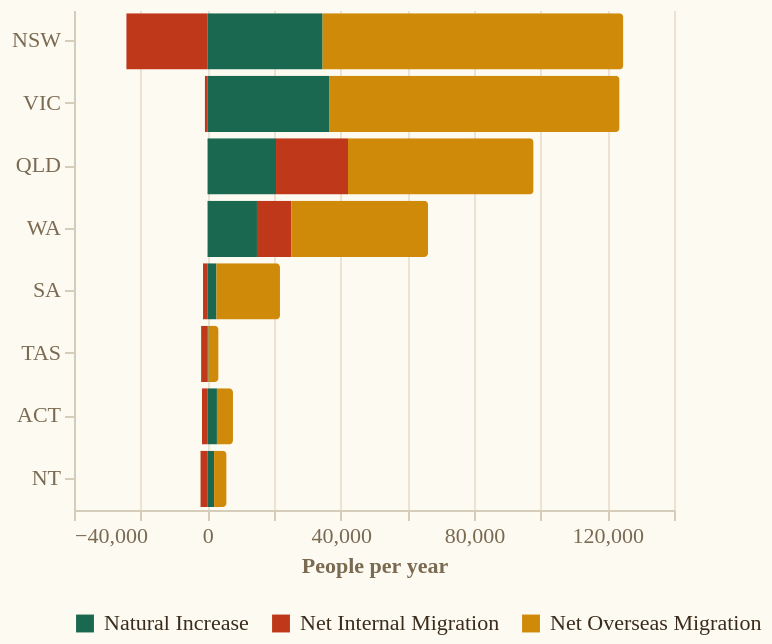

Specify this chart in Vega-Lite:
### Vega-Lite specification from a JSON file in a GitHub repository (floating-point values rounded to 4 significant figures)
{"$schema": "https://vega.github.io/schema/vega-lite/v5.json", "config": {"background": "#FDFAF2", "font": "DM Sans", "axis": {"labelFont": "DM Sans", "labelFontSize": 11, "labelColor": "#7A6A52", "titleFont": "DM Sans", "titleFontSize": 11, "titleColor": "#7A6A52", "gridColor": "#EAE0CE", "gridOpacity": 0.9, "domainColor": "#D6CCBA", "tickColor": "#D6CCBA"}, "legend": {"labelFont": "DM Sans", "labelFontSize": 11, "labelColor": "#3A2C1C", "titleFont": "DM Sans", "titleFontSize": 11, "titleColor": "#7A6A52"}, "view": {"stroke": "transparent"}}, "width": "container", "height": 250, "data": {"name": "SP"}, "transform": [{"fold": ["natural_increase", "net_internal_migration", "net_overseas_migration"], "as": ["component", "value"]}, {"calculate": "datum.component==='natural_increase'?'Natural Increase':datum.component==='net_internal_migration'?'Net Internal Migration':'Net Overseas Migration'", "as": "label"}], "mark": {"type": "bar", "cornerRadiusEnd": 2}, "encoding": {"y": {"field": "state", "type": "nominal", "sort": {"field": "pop_2025", "order": "descending"}, "axis": {"title": null}}, "x": {"field": "value", "type": "quantitative", "axis": {"title": "People per year", "format": ",.0f"}, "stack": "zero"}, "color": {"field": "label", "type": "nominal", "scale": {"domain": ["Natural Increase", "Net Internal Migration", "Net Overseas Migration"], "range": ["#1A6850", "#C0381A", "#D08A0A"]}, "legend": {"title": null, "orient": "bottom", "columns": 3, "symbolSize": 80}}, "tooltip": [{"field": "state", "title": "State"}, {"field": "label", "title": "Component"}, {"field": "value", "title": "People", "format": ",.0f"}]}, "datasets": {"SP": [{"state": "ACT", "pop_2025": 484500.0, "pop_2024": 478400.0, "natural_increase": 2879.0, "net_internal_migration": -1606.0, "net_overseas_migration": 4815.0, "pop_change_pct": 1.3, "job_seekers": 273316, "js_per_1000": 564.1}, {"state": "NSW", "pop_2025": 8593000.0, "pop_2024": 8492000.0, "natural_increase": 34580.0, "net_internal_migration": -24330.0, "net_overseas_migration": 90230.0, "pop_change_pct": 1.2, "job_seekers": 4486358, "js_per_1000": 522.1}, {"state": "NT", "pop_2025": 264600.0, "pop_2024": 260900.0, "natural_increase": 2024.0, "net_internal_migration": -2105.0, "net_overseas_migration": 3753.0, "pop_change_pct": 1.4, "job_seekers": 145577, "js_per_1000": 550.3}, {"state": "QLD", "pop_2025": 5670000.0, "pop_2024": 5572000.0, "natural_increase": 20610.0, "net_internal_migration": 21600.0, "net_overseas_migration": 55670.0, "pop_change_pct": 1.8, "job_seekers": 3004029, "js_per_1000": 529.8}, {"state": "SA", "pop_2025": 1903000.0, "pop_2024": 1882000.0, "natural_increase": 2727.0, "net_internal_migration": -1295.0, "net_overseas_migration": 19070.0, "pop_change_pct": 1.1, "job_seekers": 990512, "js_per_1000": 520.6}, {"state": "TAS", "pop_2025": 576300.0, "pop_2024": 574800.0, "natural_increase": 350.0, "net_internal_migration": -1877.0, "net_overseas_migration": 3023.0, "pop_change_pct": 0.3, "job_seekers": 281996, "js_per_1000": 489.4}, {"state": "VIC", "pop_2025": 7074000.0, "pop_2024": 6951000.0, "natural_increase": 36520.0, "net_internal_migration": -777.0, "net_overseas_migration": 87160.0, "pop_change_pct": 1.8, "job_seekers": 3795909, "js_per_1000": 536.6}, {"state": "WA", "pop_2025": 3044000.0, "pop_2024": 2978000.0, "natural_increase": 14890.0, "net_internal_migration": 10290.0, "net_overseas_migration": 41060.0, "pop_change_pct": 2.2, "job_seekers": 1661175, "js_per_1000": 545.7}]}}
